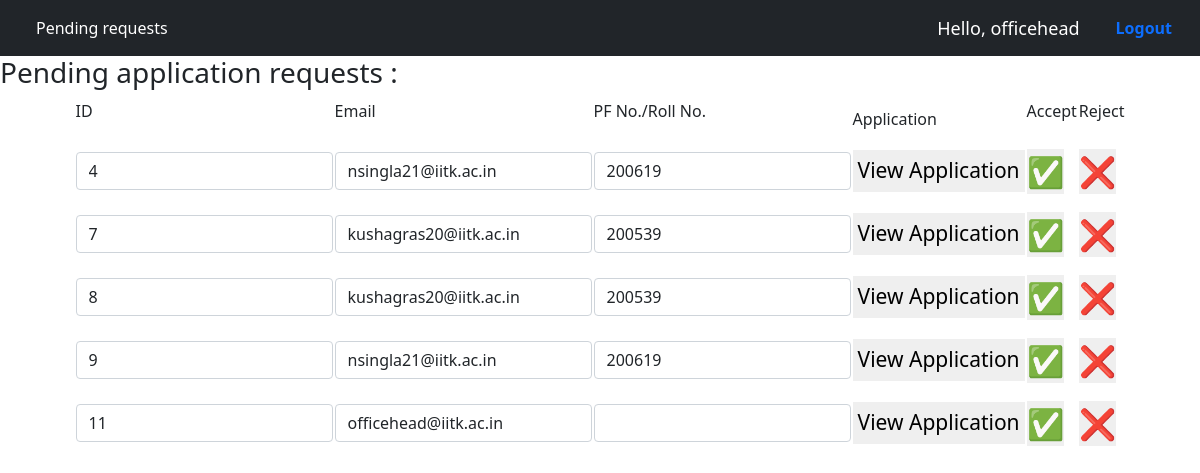
Before: /pending (signed in) with the older database file.
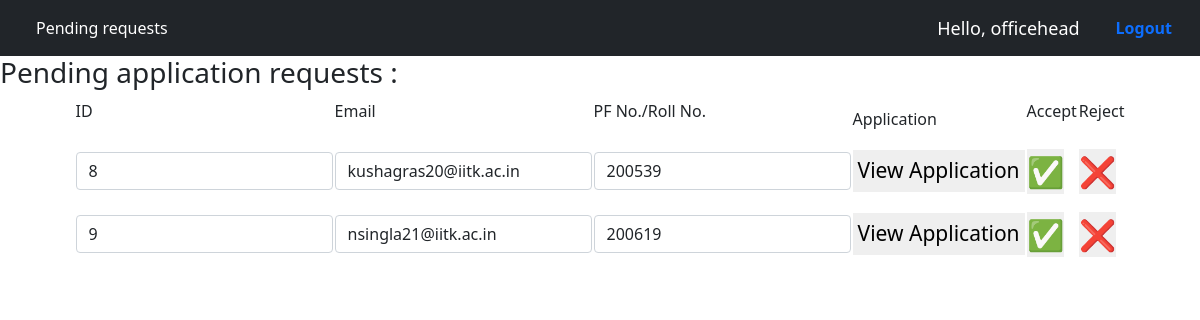
After: the same page with the newer database file.
### home/models.py (models this page shows, shortened)
class Application(models.Model):
    profile=models.ForeignKey(User_profile,on_delete=models.CASCADE,related_name="applications")
    block_yr=models.CharField(default='' , max_length=122)
    email=models.EmailField(default='user@iitk.ac.in',max_length=30)
    rollno=models.CharField(default='' , max_length=122)
    basic_pay=models.CharField(default='' , max_length=122)
    Name=models.CharField(default='NA',max_length=122)
    Designation=models.CharField(default='NA',max_length=122)
    section=models.CharField(default='NA',max_length=122)
    avail=models.CharField(default='NA',max_length=122)
    duration=models.CharField(default='' , max_length=122)
    departure=models.CharField(default='' , max_length=122)
    nature=models.CharField(default='NA',max_length=122)
    Purpose=models.CharField(default='NA',max_length=122)
    place=models.CharField(default='NA',max_length=122)
    place1=models.CharField(default='NA',max_length=122)
    address=models.CharField(default='NA',max_length=122)
    mode=models.CharField(default='NA',max_length=122)
    Name1=models.CharField(default='NA',max_length=122)
    Age1=models.CharField(default='NA' , max_length=122)
    Name2=models.CharField(default='NA',max_length=122)
    Age2=models.CharField(default='NA' , max_length=122)
    Name3=models.CharField(default='NA',max_length=122)
    Age3=models.CharField(default='NA' , max_length=122)
    advance=models.CharField(default='NA' , max_length=122)
    REJECTED = 0
    PENDING = -1
    ACCEPTED = 1
    Status = (
        (REJECTED, 'Cancelled'),
        (PENDING, 'Pending for admin approval'),
        (ACCEPTED, 'Request accepted'),
    )
    status = models.IntegerField(choices=Status, default=PENDING)

### home/views.py (the view, shortened to what this page needs)
# urls.py: path('pending',views.pending_requests, name="pending"),
@login_required
def pending_requests(request):
    if request.user.groups.filter(name="Office"):
        d=Application.objects
        return render(request,'pending.html',context={'Applications':d.filter(status=Application.PENDING)})
    else:
        messages.warning(request,"You are not allowed for this request")
        return redirect("/home")

### templates/pending.html (shortened to what this page needs)
{% extends 'officebase.html' %}
{% block body %}
<h3>Pending application requests : </h3>
<table style="margin: 0 auto; ">
  <tr>
    <td>
      <div class="form-group mb-3" >
        <label class="form-label" for="id">ID</label>
    </div>
    </td>
    <td>
      <div class="form-group mb-3" >
        <label class="form-label" for="email">Email</label>
    </div>
    </td>
    <td>
      <div class="form-group mb-3" >
        <label class="form-label" for="joining">PF No./Roll No.</label>
    </div>
    </td>
    <td>
      <div class="form-group mb-6" >
        <label class="form-label" for="basic_pay">Application</label>
    </div>
    </td>
    <td>
      <div class="form-group mb-3" >
        <label class="form-label" for="accept">Accept</label>
    </div>
    </td>
    <td>
      <div class="form-group mb-3" >
        <label class="form-label" for="reject">Reject</label>
    </div>
    </td>
  </tr>
    {% for event in Applications%}
    <tr>
        <td>
            <div class="form-group mb-3" >
                <input class="form-control" type="text" id="id" name="id" value="{{event.pk}}">
            </div>
        </td>
        <td>
            <div class="form-group mb-3" >
                <input class="form-control" type="text" id="id" name="id" value="{{event.email}}">
            </div>
        </td>
        <td>
          <div class="form-group mb-3" >
              <input class="form-control" type="text" id="id" name="id" value="{{event.rollno}}">
          </div>
        </td>
        <form method="post" action="{%url 'pending'%}">
          <td>
            <div class="form-group mb-3" >
                <button type="submit" formaction={%url 'application_form'%} formmethod="GET" style="padding: 5px;border-width: 0px;">
                <span style="font-size: 21px;">View Application</span>
                </button>
            </div>
          </td>
        <td>
          <div class="form-group mb-3" >
              <button type="submit" name="accept" value="yes" style="padding: 0px;border-width: 0px;">
              <span style="font-size: 30px;">&#9989;</span>
              </button>
          </div>
        </td>
        <td>
          <div class="form-group mb-3" >
            <button type="submit" name="accept"  value="no" style="padding: 0px;border-width: 0px;">
              <span style="font-size: 30px;">&#10060;</span>
            </button>
          </div>
        </td>
      </form>
    </tr>
    {% endfor %}
</table>
{% endblock body %}

Changed rows visible on the page:
no longer on this page (row edited): Application: id "4", id "nsingla21@iitk.ac.in", id "200619"
no longer on this page (row edited): Application: id "7", id "kushagras20@iitk.ac.in", id "200539"
no longer on this page (row edited): Application: id "11", id "officehead@iitk.ac.in"
